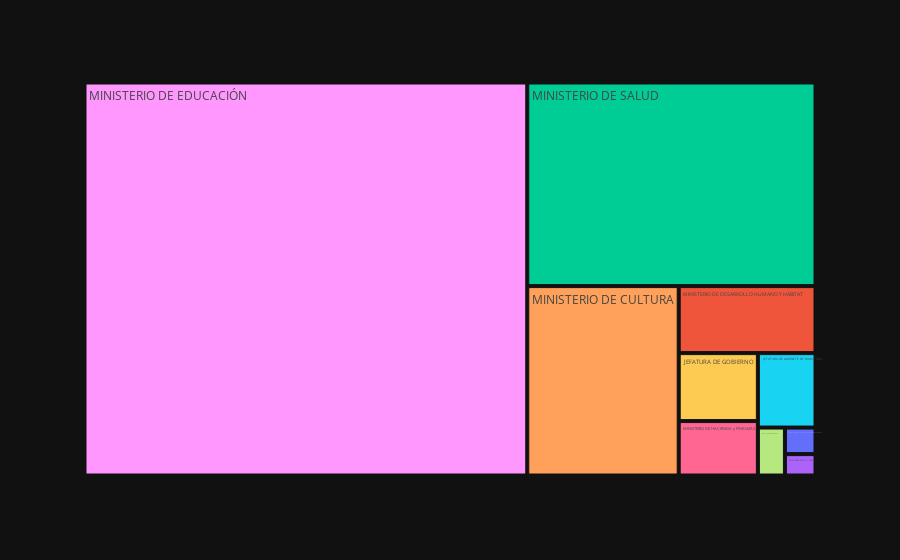

The cell this chart's notebook holds for it:
### Code cell
fig = px.treemap(proveedornPorImportePago.head(10), path=["Proveedor"], values="Monto", hover_data=["Proveedor","Monto"], 
                  color="Proveedor", 
                  template="plotly_dark",
                  labels={"Proveedor":"Monto"})
fig.show()

### Figure 1 — Plotly figure (JSON) as saved in the notebook; plotly's stock layout.template omitted (floating-point values rounded to 4 significant figures)
{"data": [{"branchvalues": "total", "customdata": [["MINISTERIO DE ESPACIO PUBLICO E HIGIENE URBANA", 11513730, "MINISTERIO DE ESPACIO PUBLICO E HIGIENE URBANA"], ["MINISTERIO DE DESARROLLO HUMANO Y HÁBITAT", 129975082, "MINISTERIO DE DESARROLLO HUMANO Y HÁBITAT"], ["MINISTERIO DE SALUD", 831837673, "MINISTERIO DE SALUD"], ["MIN.DESA.ECON Y PROD", 9256672, "MIN.DESA.ECON Y PROD"], ["MINISTERIO DE CULTURA", 406580909, "MINISTERIO DE CULTURA"], ["JEFATURA DE GABINETE DE MINISTROS", 60804713, "JEFATURA DE GABINETE DE MINISTROS"], ["MINISTERIO DE HACIENDA y FINANZAS", 61090239, "MINISTERIO DE HACIENDA y FINANZAS"], ["MINISTERIO DE GOBIERNO", 18391595, "MINISTERIO DE GOBIERNO"], ["MINISTERIO DE EDUCACIÓN", 2466732638, "MINISTERIO DE EDUCACIÓN"], ["JEFATURA DE GOBIERNO", 76241218, "JEFATURA DE GOBIERNO"]], "domain": {"x": [0, 1], "y": [0, 1]}, "hovertemplate": "labels=%{label}<br>Monto=%{customdata[2]}<br>parent=%{parent}<br>id=%{id}<extra></extra>", "ids": ["MINISTERIO DE ESPACIO PUBLICO E HIGIENE URBANA", "MINISTERIO DE DESARROLLO HUMANO Y HÁBITAT", "MINISTERIO DE SALUD", "MIN.DESA.ECON Y PROD", "MINISTERIO DE CULTURA", "JEFATURA DE GABINETE DE MINISTROS", "MINISTERIO DE HACIENDA y FINANZAS", "MINISTERIO DE GOBIERNO", "MINISTERIO DE EDUCACIÓN", "JEFATURA DE GOBIERNO"], "labels": ["MINISTERIO DE ESPACIO PUBLICO E HIGIENE URBANA", "MINISTERIO DE DESARROLLO HUMANO Y HÁBITAT", "MINISTERIO DE SALUD", "MIN.DESA.ECON Y PROD", "MINISTERIO DE CULTURA", "JEFATURA DE GABINETE DE MINISTROS", "MINISTERIO DE HACIENDA y FINANZAS", "MINISTERIO DE GOBIERNO", "MINISTERIO DE EDUCACIÓN", "JEFATURA DE GOBIERNO"], "marker": {"colors": ["#636efa", "#EF553B", "#00cc96", "#ab63fa", "#FFA15A", "#19d3f3", "#FF6692", "#B6E880", "#FF97FF", "#FECB52"]}, "name": "", "parents": ["", "", "", "", "", "", "", "", "", ""], "type": "treemap", "values": [11513730, 129975082, 831837673, 9256672, 406580909, 60804713, 61090239, 18391595, 2466732638, 76241218]}], "layout": {"legend": {"tracegroupgap": 0}, "margin": {"t": 60}}}
